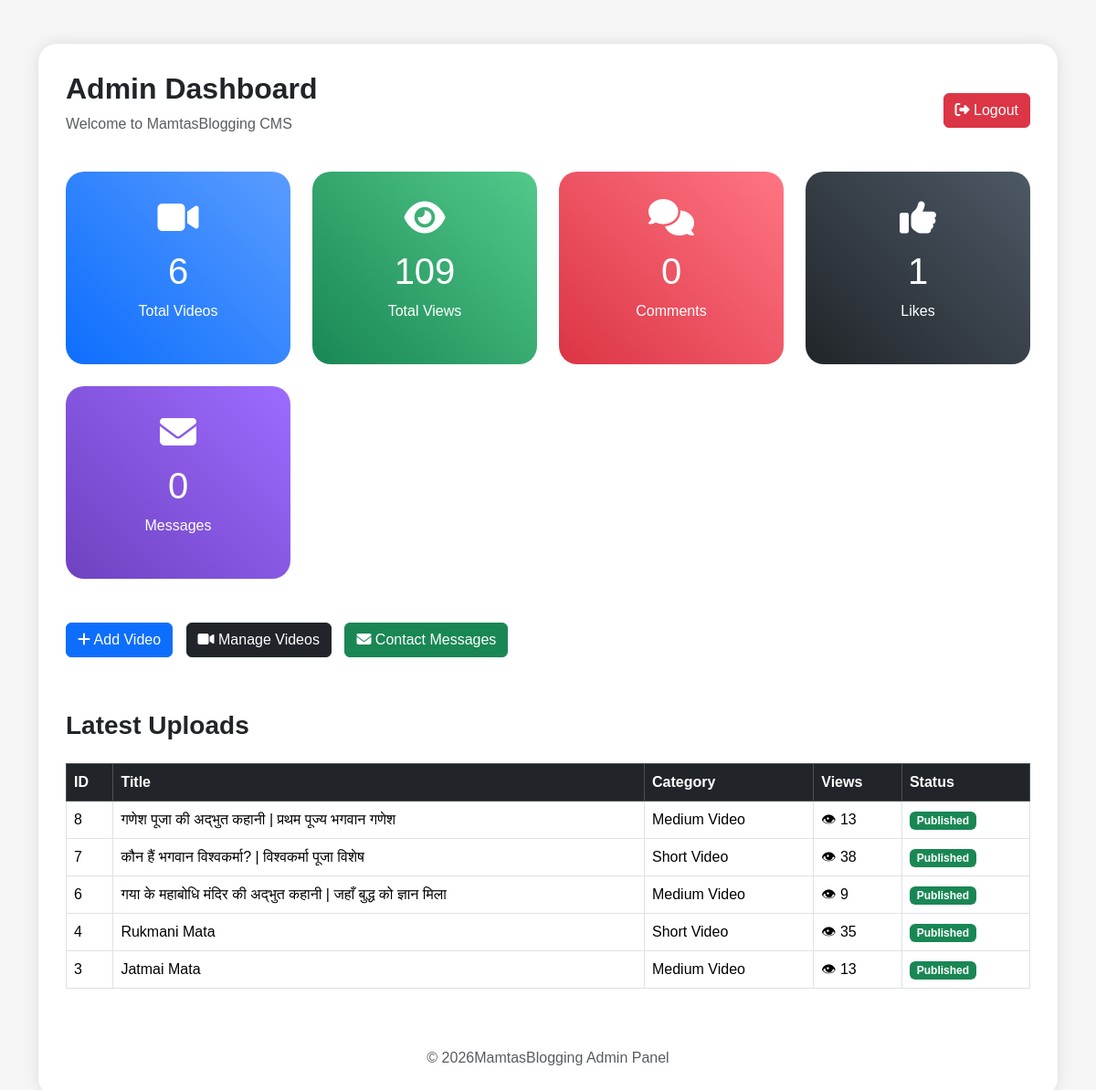
Page /admin/dashboard.php (signed in) on the committed database.
### tables this page shows
CREATE TABLE `videos` (
  `id` int NOT NULL,
  `title` varchar(255) DEFAULT NULL,
  `tagline` varchar(255) DEFAULT NULL,
  `story` text,
  `youtube_link` text,
  `thumbnail` varchar(255) DEFAULT NULL,
  `category` varchar(100) DEFAULT NULL,
  `views` int DEFAULT '0',
  `created_at` timestamp NULL DEFAULT CURRENT_TIMESTAMP,
  `slug` varchar(255) DEFAULT NULL,
  `status` enum('draft','published') DEFAULT 'published',
  `is_featured` tinyint(1) DEFAULT '0'
);

### admin/dashboard.php (the view, shortened to what this page needs)
<?php
include '../includes/config.php';
$total_videos = mysqli_num_rows(
mysqli_query($conn,
"SELECT * FROM videos")
);
$total_comments = mysqli_num_rows(
mysqli_query($conn,
"SELECT * FROM comments")
);
$total_likes = mysqli_num_rows(
mysqli_query($conn,
"SELECT * FROM likes
WHERE type='like'")
);
$total_messages = mysqli_num_rows(
mysqli_query($conn,
"SELECT * FROM contact_messages")
);
$views_query = mysqli_query($conn,
"SELECT SUM(views) as totalviews
FROM videos");
$views_data = mysqli_fetch_assoc($views_query);
$total_views = $views_data['totalviews'];
?>
<!DOCTYPE html>
<html>
<head>
<link href="https://cdn.jsdelivr.net/npm/bootstrap@5.3.3/dist/css/bootstrap.min.css"
rel="stylesheet">
<link rel="stylesheet"
href="https://cdnjs.cloudflare.com/ajax/libs/font-awesome/6.5.1/css/all.min.css">
</head>
<body>
<div class="container mt-5 mb-5">
<div class="dashboard-box">
<div class="d-flex justify-content-between align-items-center mb-4">
<div>
<h2 class="fw-bold">
Admin Dashboard
</h2>
<p class="text-muted">
Welcome to MamtasBlogging CMS
</p>
</div>
<a href="logout.php"
class="btn btn-danger">
<i class="fa fa-sign-out-alt"></i>
Logout
</a>
</div>
<div class="row">
<div class="col-md-3 mb-4">
<div class="stat-card card1">
<i class="fa fa-video"></i>
<h1>
<?php echo $total_videos; ?>
</h1>
<p>
Total Videos
</p>
</div>
</div>
<div class="col-md-3 mb-4">
<div class="stat-card card2">
<i class="fa fa-eye"></i>
<h1>
<?php echo $total_views; ?>
</h1>
<p>
Total Views
</p>
</div>
</div>
<div class="col-md-3 mb-4">
<div class="stat-card card3">
<i class="fa fa-comments"></i>
<h1>
<?php echo $total_comments; ?>
</h1>
<p>
Comments
</p>
</div>
</div>
<div class="col-md-3 mb-4">
<div class="stat-card card4">
<i class="fa fa-thumbs-up"></i>
<h1>
<?php echo $total_likes; ?>
</h1>
<p>
Likes
</p>
</div>
</div>
<div class="col-md-3 mb-4">
<div class="stat-card card5">
<i class="fa fa-envelope"></i>
<h1>
<?php echo $total_messages; ?>
</h1>
<p>
Messages
</p>
</div>
</div>
</div>
<div class="action-btns mt-4">
<a href="add-video.php"
class="btn btn-primary">
<i class="fa fa-plus"></i>
Add Video
</a>
<a href="manage-videos.php"
class="btn btn-dark">
<i class="fa fa-video"></i>
Manage Videos
</a>
<a href="messages.php"
class="btn btn-success">
<i class="fa fa-envelope"></i>
Contact Messages
</a>
</div>
<h3 class="mt-5 mb-4 fw-bold">
Latest Uploads
</h3>
<div class="table-responsive">
<table class="table table-bordered table-hover">
<tr class="table-dark">
<th>ID</th>
<th>Title</th>
<th>Category</th>
<th>Views</th>
<th>Status</th>
</tr>
<?php
$latest = mysqli_query($conn,
"SELECT * FROM videos
ORDER BY id DESC
LIMIT 5");
while($row = mysqli_fetch_assoc($latest)){
?>
<tr>
<td>
<?php echo $row['id']; ?>
</td>
<td>
<?php echo $row['title']; ?>
</td>
<td>
<?php echo $row['category']; ?>
</td>
<td>
👁 <?php echo $row['views']; ?>
</td>
<td>
<span class="badge bg-success">
Published
</span>
</td>
</tr>
<?php } ?>
</table>
</div>
<div class="mt-5 text-center text-muted">
© <?php echo date('Y'); ?>
MamtasBlogging Admin Panel
</div>
</div>
</div>
</body>
</html>

### admin/dashboard.php (style rules this page uses)
body { background:#f5f5f5; font-family:Arial; }
.dashboard-box { background:white; padding:30px; border-radius:20px; box-shadow:0 0 15px rgba(0,0,0,0.1); }
.stat-card { border-radius:20px; color:white; padding:30px; text-align:center; transition:0.3s; }
.stat-card i { font-size:40px; margin-bottom:15px; }
.stat-card h1 { font-size:40px; }
.card1 { background:linear-gradient(45deg,#0d6efd,#5a9cff); }
.card2 { background:linear-gradient(45deg,#198754,#53c98b); }
.card3 { background:linear-gradient(45deg,#dc3545,#ff7583); }
.card4 { background:linear-gradient(45deg,#212529,#4d5966); }
.card5 { background:linear-gradient(45deg,#6f42c1,#9d6bff); }
.table { background:white; }
.action-btns a { margin-right:10px; margin-bottom:10px; }

### rows in the picture
videos: id "8", title "गणेश पूजा की अद्भुत कहानी | प्रथम पूज्य भगवान गणेश", category "Medium Video", views "13"
videos: id "7", title "कौन हैं भगवान विश्वकर्मा? | विश्वकर्मा पूजा विशेष", category "Short Video", views "38"
videos: id "6", title "गया के महाबोधि मंदिर की अद्भुत कहानी | जहाँ बुद्ध को ज्ञान मिला", category "Medium Video", views "9"
videos: id "4", title "Rukmani Mata", category "Short Video", views "35"
videos: id "3", title "Jatmai Mata", category "Medium Video", views "13"

### other values in the picture
$total_videos "6"
$total_views "109"
$total_comments "0"
$total_likes "1"
$total_messages "0"
